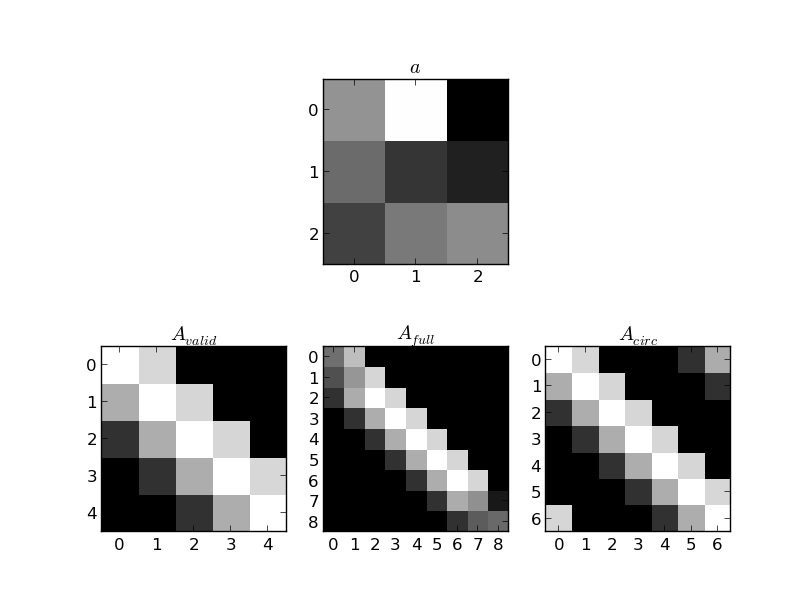

The Python source for this figure:
import cnvmats
import numpy as np
from matplotlib import pyplot as plt

modes = ('valid', 'full', 'circ')
sa, sx = (3,3), (7,7)
np.random.seed(1)
a = np.random.random(sa)

plt.subplot(2, len(modes), 1+len(modes)/2)
plt.imshow(a, 'gray', interpolation='none')
plt.title('$a$')
plt.xticks(np.arange(0, sa[0], 1))
plt.yticks(np.arange(0, sa[0], 1))

for mode_idx in range(len(modes)):
    mode = modes[mode_idx]
    A = cnvmats.cnvmat(a, sx, mode)

    plt.subplot(2, len(modes), 1+len(modes)+mode_idx)
    plt.imshow((A*np.eye(A.sg[0])).real, 'gray', interpolation='none')
    plt.title('$A_{%s}$' % mode)
    plt.xticks(np.arange(0, A.sh[0], 1))
    plt.yticks(np.arange(0, A.sh[0], 1))

plt.show()
